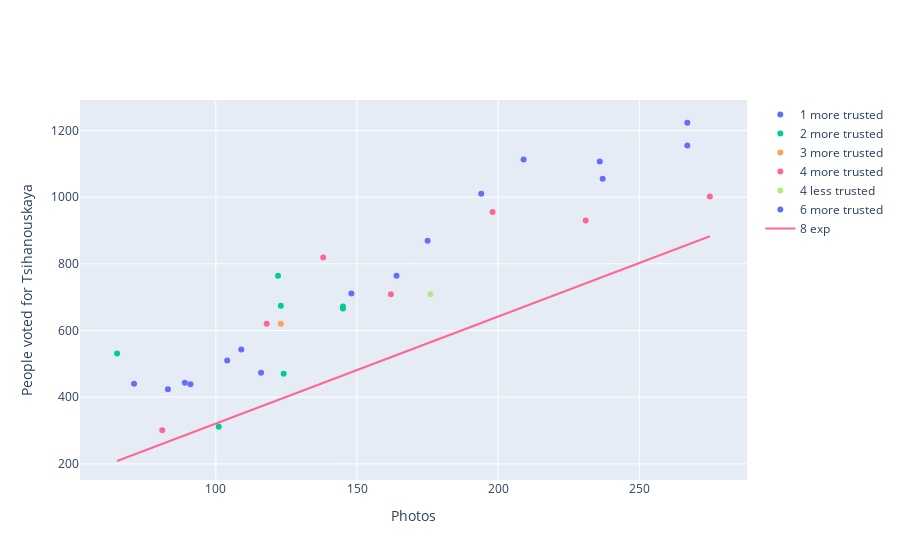

Source (notebook cell):
### Code cell
tih_photo('city', 3.209)

### Figure 1 — Plotly figure (JSON) as saved in the notebook; plotly's stock layout.template omitted (floating-point values rounded to 4 significant figures)
{"data": [{"mode": "markers", "name": "1 more trusted", "text": ["01-010-0007", "01-010-0010", "01-010-0025", "01-010-0028", "01-010-0032", "01-010-0034", "01-010-0044", "01-011-0015", "01-011-0037", "01-011-0038", "01-011-0049", "01-011-0061", "01-011-0087"], "type": "scatter", "x": [194, 89, 236, 164, 148, 267, 116, 209, 109, 104, 237, 175, 267], "y": [1010, 443, 1107, 764, 711, 1223, 473, 1113, 543, 510, 1055, 869, 1155]}, {"mode": "markers", "name": "1 less trusted", "text": ["01-010-0007", "01-010-0010", "01-010-0025", "01-010-0028", "01-010-0032", "01-010-0034", "01-010-0044", "01-011-0015", "01-011-0037", "01-011-0038", "01-011-0049", "01-011-0061", "01-011-0087"], "type": "scatter", "x": [], "y": []}, {"mode": "markers", "name": "2 more trusted", "text": ["02-015-0025", "02-016-0014", "02-016-0018", "02-016-0059", "02-143-0016", "02-143-0019", "02-143-0022"], "type": "scatter", "x": [145, 145, 123, 101, 65, 122, 124], "y": [672, 666, 674, 311, 531, 764, 470]}, {"mode": "markers", "name": "2 less trusted", "text": ["02-015-0025", "02-016-0014", "02-016-0018", "02-016-0059", "02-143-0016", "02-143-0019", "02-143-0022"], "type": "scatter", "x": [], "y": []}, {"mode": "markers", "name": "3 more trusted", "text": ["03-019-0049"], "type": "scatter", "x": [123], "y": [620]}, {"mode": "markers", "name": "3 less trusted", "text": ["03-019-0049"], "type": "scatter", "x": [], "y": []}, {"mode": "markers", "name": "4 more trusted", "text": ["04-021-0032", "04-021-0048", "04-022-0067", "04-022-0080", "04-022-0107", "04-022-0117", "04-022-0125", "04-022-0128"], "type": "scatter", "x": [81, 118, 275, 198, 138, 162, 231], "y": [301, 620, 1002, 955, 819, 709, 930]}, {"mode": "markers", "name": "4 less trusted", "text": ["04-021-0032", "04-021-0048", "04-022-0067", "04-022-0080", "04-022-0107", "04-022-0117", "04-022-0125", "04-022-0128"], "type": "scatter", "x": [176], "y": [709]}, {"mode": "markers", "name": "5 more trusted", "text": [], "type": "scatter", "x": [], "y": []}, {"mode": "markers", "name": "5 less trusted", "text": [], "type": "scatter", "x": [], "y": []}, {"mode": "markers", "name": "6 more trusted", "text": ["06-024-0010", "06-146-0025", "06-146-0035"], "type": "scatter", "x": [91, 71, 83], "y": [439, 440, 424]}, {"mode": "markers", "name": "6 less trusted", "text": ["06-024-0010", "06-146-0025", "06-146-0035"], "type": "scatter", "x": [], "y": []}, {"mode": "markers", "name": "7 more trusted", "text": [], "type": "scatter", "x": [], "y": []}, {"mode": "markers", "name": "7 less trusted", "text": [], "type": "scatter", "x": [], "y": []}, {"mode": "markers", "name": "8 more trusted", "text": [], "type": "scatter", "x": [], "y": []}, {"mode": "markers", "name": "8 less trusted", "text": [], "type": "scatter", "x": [], "y": []}, {"mode": "lines", "name": "8 exp", "text": ["01-010-0007", "01-010-0010", "01-010-0025", "01-010-0028", "01-010-0032", "01-010-0034", "01-010-0044", "01-011-0015", "01-011-0037", "01-011-0038", "01-011-0049", "01-011-0061", "01-011-0087", "02-015-0025", "02-016-0014", "02-016-0018", "02-016-0059", "02-143-0016", "02-143-0019", "02-143-0022", "03-019-0049", "04-021-0032", "04-021-0048", "04-022-0067", "04-022-0080", "04-022-0107", "04-022-0117", "04-022-0125", "04-022-0128", "06-024-0010", "06-146-0025", "06-146-0035"], "type": "scatter", "x": [194, 89, 236, 164, 148, 267, 116, 209, 109, 104, 237, 175, 267, 145, 145, 123, 101, 65, 122, 124, 123, 81, 118, 275, 198, 176, 138, 162, 231, 91, 71, 83], "y": [622.5, 285.6, 757.3, 526.3, 474.9, 856.8, 372.2, 670.7, 349.8, 333.7, 760.5, 561.6, 856.8, 465.3, 465.3, 394.7, 324.1, 208.6, 391.5, 397.9, 394.7, 259.9, 378.7, 882.5, 635.4, 564.8, 442.8, 519.9, 741.3, 292.0, 227.8, 266.3]}], "layout": {"xaxis": {"title": {"text": "Photos"}}, "yaxis": {"title": {"text": "People voted for Tsihanouskaya"}}}}
